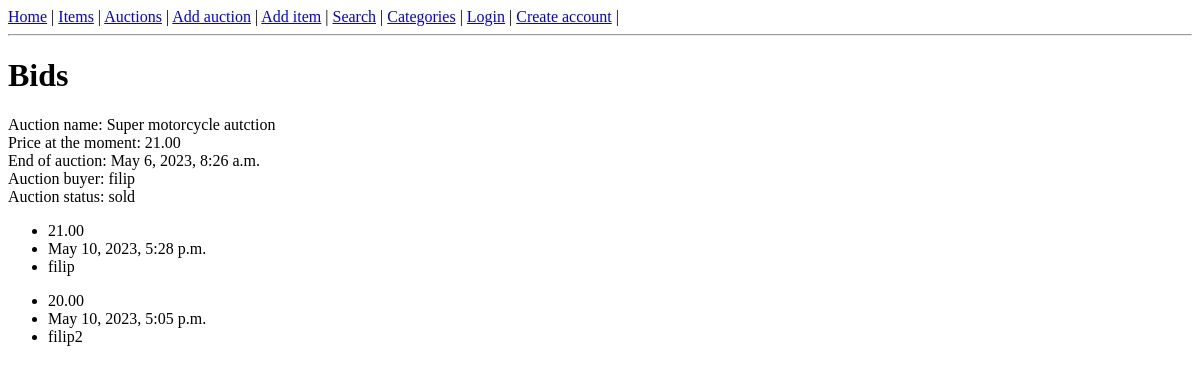
The page /bids/2 on the database as committed earlier.
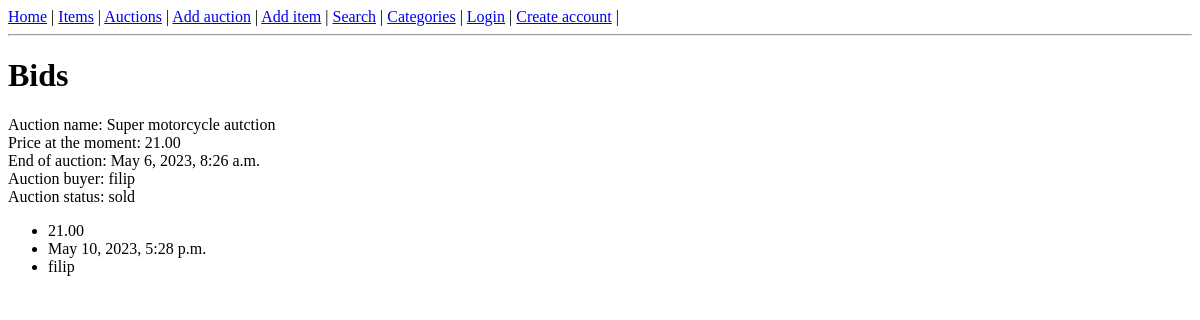
The same page on the database as committed later.
### auctions/models.py (models this page shows)
class Bid(models.Model):
    amount = models.DecimalField(max_digits=10, decimal_places=2)
    time = models.DateTimeField(auto_now_add=True)
    auction = models.ForeignKey(Auction, on_delete=models.CASCADE)
    bidder = models.ForeignKey(User, on_delete=models.CASCADE)

### auctions/views.py (the view)
# urls.py: path('bids/<int:pk>', auctions.BidHistory.as_view()),
class BidHistory(View):
    def get(self, request, *args, **kwargs):
        auction_id = kwargs['pk']  # Get auction id from the URL
        auction = Auction.objects.get(pk=auction_id)
        bids = auction.bid_set.all().order_by('-time')
        context = {
            'auction': auction,
            'bids': bids,
        }
        return render(request, 'auctions/bid_history_list.html', context)

### auctions/templates/auctions/bid_history_list.html (shortened to what this page needs)
{% extends 'auctions/base_template.html' %}
{% block content %}
<h1>Bids</h1>
Auction name: {{ auction.name }} <br>
Price at the moment: {{ auction.min_price }} <br>
End of auction: {{ auction.end_date }}<br>
Auction buyer: {{ auction.buyer }} <br>
Auction status: {{ auction.status }}
{% for bid in bids %}
<ul>
    <li>{{ bid.amount }} </li>
    <li>{{ bid.time }}</li>
    <li>{{ bid.bidder }}</li>
</ul>
{% endfor %}
{% endblock %}

Rows that differ between the two databases and show on the page:
removed Bid: amount "20.00", time "May 10, 2023, 5:05 p.m.", bidder "filip2"
